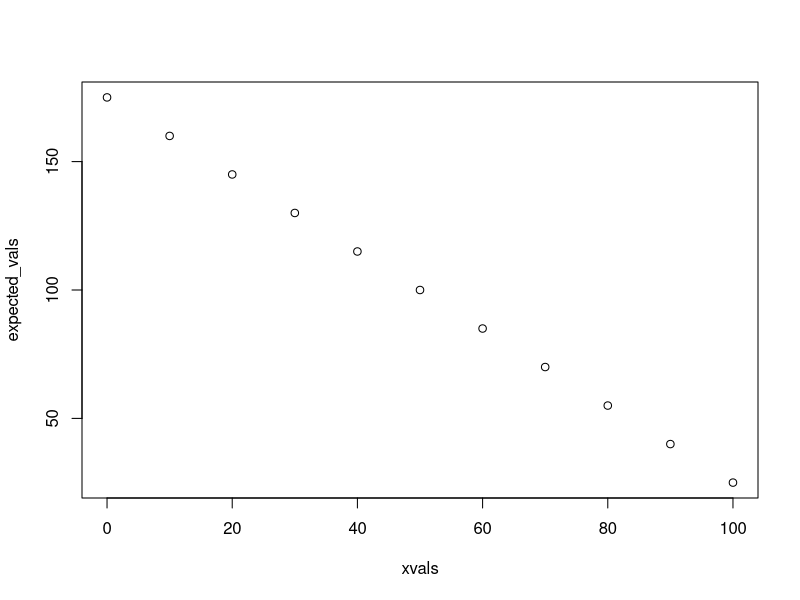
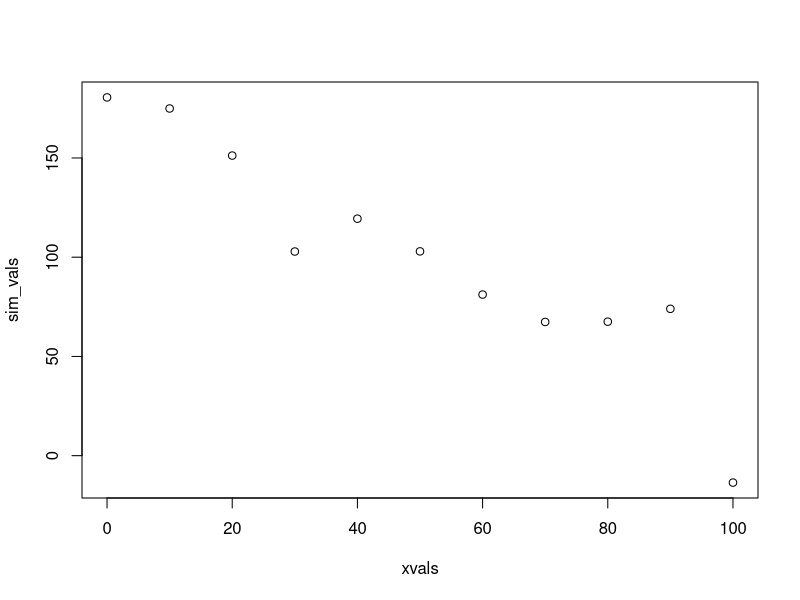
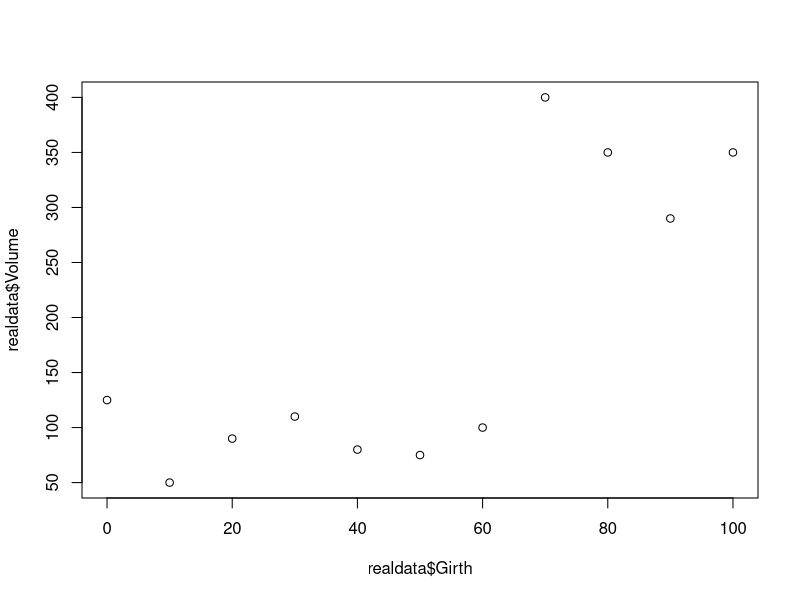
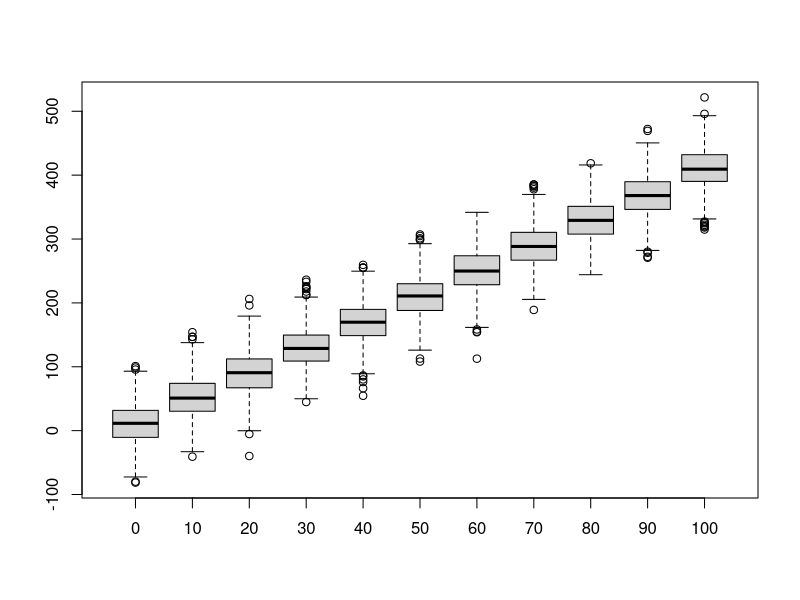
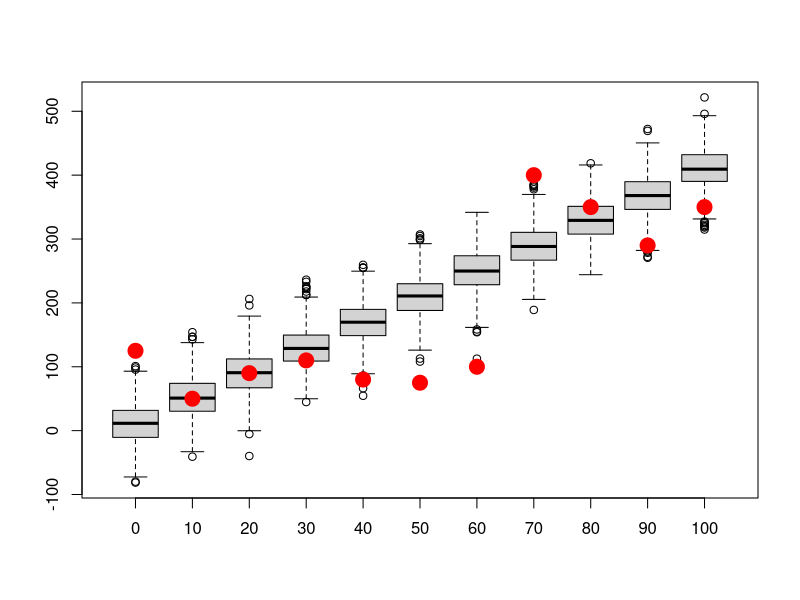
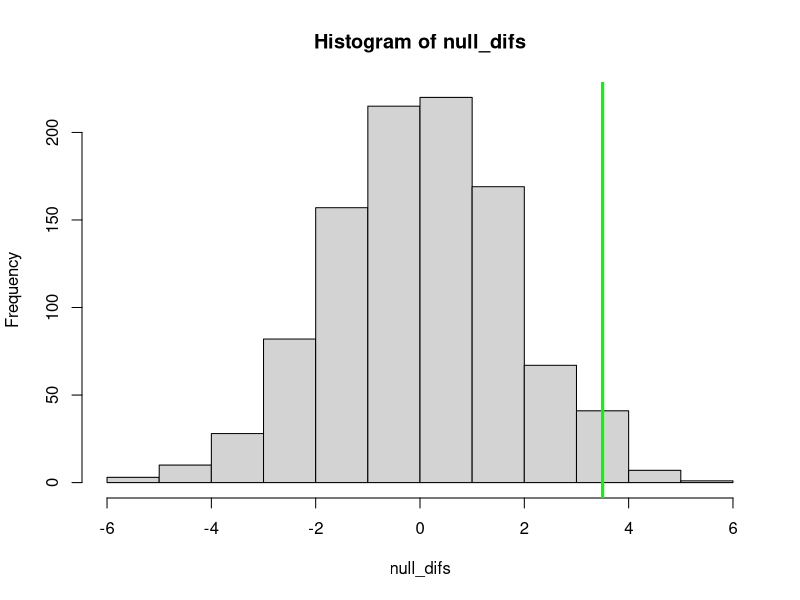
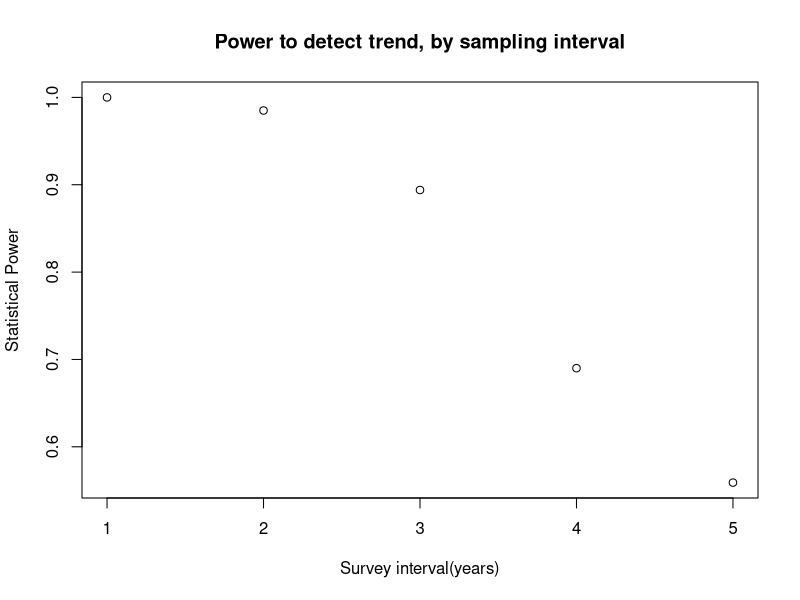

Write the R code that produced these figures, in order.
## ---- chunk 1
knitr::opts_chunk$set(echo = TRUE, cache = TRUE)
## ---- chunk 2

############################################################
####                                                    ####  
####  NRES 746, Lecture 3                               ####
####                                                    ####
####  Kevin Shoemaker                                   #### 
####  University of Nevada, Reno                        ####
####                                                    #### 
############################################################


############################################################
####  The virtual ecologist                             ####
####     Building data simulation models                ####
############################################################


## ---- chunk 3

#############
# Short exercise:

# Generate 50 samples from Normal(mean=10,sd=5) 


# Generate 1000 samples from Poisson(mean=50)


# Generate 10 samples from Beta(shape1=0.1,shape2=0.1)


## ---- chunk 4

############
# SIMULATE DATA GENERATION: decompose into deterministic and stochastic components 

##########
# Deterministic component: define function for transforming a predictor variable into an expected response (linear regression)

    # Arguments:
      # x: vector of covariate values
      # a: the intercept of a linear relationship mapping the covariate to an expected response
      # b: the slope of a linear relationship mapping the covariate to an expected response

deterministic_component <- function(x,a,b){
  linear <- a + b*x   # specify a deterministic, linear functional form
  return(linear)
}

xvals = seq(0,100,10)  # define the values of a hypothetical predictor variable (e.g., tree girth)

expected_vals <- deterministic_component(xvals,175,-1.5)   # use the deterministic component to determine the expected response (e.g., tree volume)
expected_vals

plot(xvals,expected_vals)   # plot out the relationship

## ---- chunk 5

##########
# Stochastic component: define a function for transforming an expected (deterministic) response and adding a layer of "noise" on top!

    # Arguments:
      # x: vector of expected responses
      # variance: variance of the "noise" component of your data simulation model
stochastic_component <- function(x,variance){     
  sd <- sqrt(variance)       # convert variance to standard deviation       
  stochvals <- rnorm(length(x),x,sd)       # add a layer of "noise" on top of the expected response values
  return(stochvals)
}

    ### Simulate stochastic data!!
sim_vals <- stochastic_component(expected_vals,variance=500)   # try it- run the function to add noise to your expected values. 

plot(xvals,sim_vals)     # plot it- it should look much more "noisy" now!

# ALTERNATIVELY:

sim_vals <- stochastic_component(deterministic_component(xvals,175,-1.5),500)    # stochastic "shell" surrounds a deterministic "core"    

## ---- chunk 6

############
# Goodness-of-fit test!

    # Does the data fall into the range of plausble data produced by this fully specified model?

############
# Imagine you have the following "real" data (e.g., tree volumes). 

realdata <- data.frame(Volume=c(125,50,90,110,80,75,100,400,350,290,350),Girth=xvals)
plot(realdata$Girth,realdata$Volume)

## ---- chunk 7

#############
# Let's simulate many datasets from our hypothesized data generating model (intercept=10,slope=4,variance=1000):

reps <- 1000    # specify number of replicate datasets to generate
samplesize <- nrow(realdata)    # define the number of data points we should generate for each simulation "experiment"
simresults <- array(0,dim=c(samplesize,reps))   # initialize a storage array for results 
for(i in 1:reps){       # for each independent simulation "experiment":
  exp_vals <- deterministic_component(realdata$Girth,a=10,b=4)          # simulate the expected tree volumes for each measured girth value
  sim_vals <- stochastic_component(exp_vals,1000)  # add stochastic noise
  simresults[,i] <- sim_vals   # store the simulated data for later
}

    # now make a boxplot of the results
boxplot(t(simresults),xaxt="n")    # (repeat) make a boxplot of the simulation results
axis(1,at=c(1:samplesize),labels=realdata$Girth)                          # add x axis labels 

## ---- chunk 8

#########
# Now overlay the "real" data
    # how well does the model fit the data?

boxplot(lapply(1:nrow(simresults), function(i) simresults[i,]),xaxt="n")    # (repeat) make a boxplot of the simulation results
axis(1,at=c(1:samplesize),labels=realdata$Girth)                          # add x axis labels 
points(c(1:samplesize),realdata$Volume,pch=20,cex=3,col="red",xaxt="n")     # this time, overlay the "real" data 

## ---- chunk 9

###########
# Using data simulation to flesh out sampling distributions for frequentist inference 

    # e.g., the "brute force t test" example:

reps <- 1000                    # number of replicate samples to generate
null_difs <- numeric(reps)              # storage vector for the test statistic for each sample
for(i in 1:reps){
  sampleA <- rnorm(10,10,4)        # sample representing "groups" A and B under the null hypothesis
  sampleB <- rnorm(10,10,4)
  null_difs[i] <- mean(sampleA)-mean(sampleB)         # test statistic (model result)
}

hist(null_difs)           # plot out the sampling distribution
abline(v=3.5,col="green",lwd=3)

## ---- chunk 10

###############
# Power analysis example: designing a monitoring program for a rare species


   ### first, let's develop some helper functions:

########
# function for computing the number of observed/detected animals in a single survey

    # Arguments:
      # TrueN: true population abundance
      # surveyors: number of survey participants each day
      # days: survey duration, in days

NumObserved <- function(TrueN=1000,surveyors=1,days=3){
  probPerPersonDay <- 0.02      # define the probability of detection per animal per person-day [hard-coded- potentially bad coding practice!]
  probPerDay <- 1-(1-probPerPersonDay)^surveyors      # define the probability of detection per animal per day (multiple surveyors)(animal must be detected at least once)
  probPerSurvey <- 1-(1-probPerDay)^days       # define the probability of detection per animal for the entire survey
  nobs <- rbinom(1,size=TrueN,prob=probPerSurvey)     # simulate the number of animals detected!
  return(nobs)
}
NumObserved(TrueN=500,surveyors=2,days=7)   # test the new function

## ---- chunk 11

#########
# function for computing expected abundance dynamics of a declining population (deterministic component!)

    # Arguments:
      # LastYearAbund: true population abundance in the previous year
      # trend: proportional change in population size from last year

ThisYearAbund <- function(LastYearAbund=1000,trend=-0.03){
  CurAbund <- LastYearAbund + trend*LastYearAbund    # compute abundance this year
  CurAbund <- floor(CurAbund)  # can't have fractional individuals!
  return(CurAbund)
}
ThisYearAbund(LastYearAbund=500,trend=-0.03)    # test the new function

# NOTE: we could introduce stochastic population dynamics (or density dependence, etc!) for a more realistic model, but we are omitting this here. 

## ---- chunk 12

########
# develop a function for simulating monitoring data from a declining population

    # Arguments:
      # initabund: true initial population abundance
      # trend: proportional change in population size from last year
      # years: duration of simulation
      # observers: number of survey participants each day
      # days: survey duration, in days
      # survint: survey interval, in years (e.g., 2 means surveys are conducted every other year)

SimulateMonitoringData <- function(initabund=1000,trend=-0.03,years=25,observers=1,days=3,survint=2){
  prevabund <- initabund        # initialize "previous-year abundance" at initial abundance 
  detected <- numeric(years)     # set up storage variable
  for(y in 1:years){            # for each year of the simulation:
    thisAbund <- ThisYearAbund(prevabund,trend)             # compute the current abundance on the basis of the trend
    detected[y] <- NumObserved(thisAbund,observers,days)     # sample the current population using this monitoring scheme
    prevabund <- thisAbund   # set this years abundance as the previous years abundance (to set up the simulation for next year)
  }
  surveyed <- c(1:years)%%survint==0    # which years were surveys actually performed?
  detected[!surveyed] <- NA            # if the survey is not performed that year, return a missing value
  return(detected)       # return the number of individuals detected
}

SimulateMonitoringData(initabund=1000,trend=-0.03,years=25,observers=1,days=3,survint=2)    # test the new function

## ---- chunk 13

#########
# finally, develop a function for assessing whether or not a decline was detected:

    # Arguments:
      # monitoringData: simulated results from a long-term monitoring study
      # alpha: define acceptable type-I error rate (false positive rate)

IsDecline <- function(monitoringData,alpha=0.05){
  time <- 1:length(monitoringData)      # vector of survey years
  model <- lm(monitoringData~time)    # for now, let's use ordinary linear regression (perform linear regression on simulated monitoring data)
  p_value <- summary(model)$coefficients["time","Pr(>|t|)"]      # extract the p-value  
  isdecline <- ifelse(summary(model)$coefficients["time","Estimate"]<0,TRUE,FALSE)     # determine if the simulated monitoring data determined a "significant" decline
  sig_decline <- ifelse((p_value<=alpha)&(isdecline),TRUE,FALSE)    # if declining and significant trend, then the monitoring protocol successfully diagnosed a decline
  return(sig_decline)
}

IsDecline(monitoringData=c(10,20,NA,15,1),alpha=0.05)    # test the function

## ---- chunk 14

nreps <- 1000
initabund <- 100
GetPower <- function(observers=1,days=3,alpha=0.05,years=25,survint=2,trend=-0.03){
  decline <- logical(nreps)
  for(i in 1:nreps){
    detected <- SimulateMonitoringData(initabund,trend,years,observers,days,survint)
    decline[i] <- IsDecline(detected,alpha)
  }
  Power <- length(which(decline==TRUE))/nreps 
  return(Power)
}
cat((sprintf("The statistical power to detect a decline for the default parameters is: %s",GetPower())))    # for default

## ---- chunk 15

  initabund = 1000
  survints <- c(1:5)
  powers <- numeric(length(survints))
  for(i in 1:length(survints)){
    powers[i] <- GetPower(survint=survints[i])
  }
  
  plot(powers~survints,xlab="Survey interval(years)",ylab="Statistical Power",main="Power to detect trend, by sampling interval") 
  
